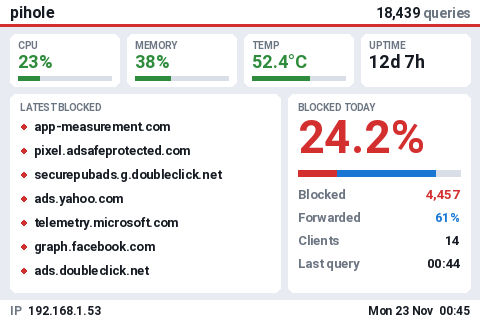

The Python source for this figure:
#!/usr/bin/env python3
"""Pi-hole LCD (480x320): the modern panel layout in a light theme, for bright rooms."""
import time, sqlite3, socket, psutil
from PIL import Image, ImageDraw, ImageFont
from datetime import datetime, timedelta
from collections import deque

# --- CONFIG ---
FB_DEV = "/dev/fb1"
WIDTH, HEIGHT = 480, 320
DB_PATH = "/etc/pihole/pihole-FTL.db"
UPDATE_INTERVAL = 4

HEADER_H = 26
FOOTER_H = 20

# bars: same offset from column start and same width everywhere
BAR_DX, BAR_W, BAR_H = 90, 100, 8

# --- FONTS ---
FONT_PATH = "/usr/share/fonts/truetype/roboto/Roboto-Bold.ttf"
font       = ImageFont.truetype(FONT_PATH, 14)
font_small = ImageFont.truetype(FONT_PATH, 12)
font_label = ImageFont.truetype(FONT_PATH, 10)
font_list  = ImageFont.truetype(FONT_PATH, 13)
font_value = ImageFont.truetype(FONT_PATH, 18)
font_title = ImageFont.truetype(FONT_PATH, 16)
font_big   = ImageFont.truetype(FONT_PATH, 46)

# --- HISTORY BUFFER (sparkline) ---
history = deque(maxlen=60)

# --- HELPERS ---
def text(draw,x,y,s,c,f=font): draw.text((x,y),s,fill=c,font=f)

def text_right(draw,x,y,s,c,f):
    w = draw.textbbox((0,0),s,font=f)[2]
    draw.text((x-w,y),s,fill=c,font=f)

def bar(draw,x,y,pct,w,h,color):
    fill=int(w*pct/100)
    draw.rectangle((x,y,x+fill,y+h),fill=color)
    draw.rectangle((x,y,x+w,y+h),outline=color)

def ellipsize(s,n=26): return s if len(s)<=n else s[:n-1]+"…"

# --- SYSTEM ---
def get_ip():
    try:
        s=socket.socket(socket.AF_INET,socket.SOCK_DGRAM)
        s.connect(("8.8.8.8",80))
        ip=s.getsockname()[0]; s.close(); return ip
    except: return "N/A"

def get_hostname(): return socket.gethostname()

def get_temp():
    try:
        return int(open("/sys/class/thermal/thermal_zone0/temp").read())/1000
    except: return 0

def get_cpu(): return psutil.cpu_percent()

def get_mem(): return psutil.virtual_memory().percent

def get_uptime():
    try:
        t=int(float(open("/proc/uptime").read().split()[0]))
        td=timedelta(seconds=t)
        return f"{td.days}d {td.seconds//3600}h {(td.seconds//60)%60}m"
    except: return "N/A"

# --- PIHOLE ---
def get_stats():
    try:
        conn=sqlite3.connect(DB_PATH); c=conn.cursor()

        c.execute("""
        SELECT COUNT(*),
               SUM(CASE WHEN status=1 THEN 1 ELSE 0 END),
               SUM(CASE WHEN type=1 THEN 1 ELSE 0 END),
               MAX(timestamp)
        FROM queries
        WHERE timestamp >= strftime('%s','now','start of day');
        """)
        total,blocked,forwarded,last=c.fetchone()

        c.execute("SELECT COUNT(DISTINCT client) FROM queries WHERE timestamp >= strftime('%s','now','start of day');")
        clients=c.fetchone()[0]

        # Last 7 blocked queries
        c.execute("""
        SELECT DISTINCT domain FROM queries
        WHERE status=1
        ORDER BY timestamp DESC
        LIMIT 7;
        """)
        last_blocked = [row[0] for row in c.fetchall()]

        conn.close()

        return {
            "total":total or 0,
            "blocked":blocked or 0,
            "forwarded":forwarded or 0,
            "blocked_pct":(blocked/total*100) if total else 0,
            "forwarded_pct":(forwarded/total*100) if total else 0,
            "clients":clients,
            "last":datetime.fromtimestamp(last).strftime("%H:%M") if last else "N/A",
            "last_blocked":last_blocked
        }
    except Exception as e:
        print(e); return None

# --- SPARKLINE ---
def draw_sparkline(draw,x,y,w,h,color):
    if len(history)<2: return
    maxv=max(history) or 1
    step=w/(len(history)-1)

    for i in range(len(history)-1):
        x1=int(x+i*step)
        x2=int(x+(i+1)*step)
        y1=int(y+h-(history[i]/maxv)*h)
        y2=int(y+h-(history[i+1]/maxv)*h)
        draw.line((x1,y1,x2,y2),fill=color)

# --- DRAW ---
# Palette (light theme, one accent per meaning)
BG     = (232, 236, 242)
PANEL  = (255, 255, 255)
TRACK  = (218, 223, 231)
FG     = (22, 26, 34)
DIM    = (108, 117, 130)
RED    = (211, 47, 47)
BLUE   = (25, 118, 210)
GREEN  = (46, 140, 60)
AMBER  = (230, 120, 0)
WHITE  = (255, 255, 255)

M = 10  # outer margin

def text_w(draw, s, f):
    return draw.textbbox((0, 0), s, font=f)[2]

def fit(draw, s, f, maxw):
    """Trim s with an ellipsis so it fits maxw pixels."""
    if text_w(draw, s, f) <= maxw: return s
    while s and text_w(draw, s + "…", f) > maxw: s = s[:-1]
    return s + "…"

def panel(draw, box, fill=PANEL, r=6):
    # rounded_rectangle needs Pillow >= 8.2; fall back to square corners
    if hasattr(draw, "rounded_rectangle"):
        draw.rounded_rectangle(box, radius=r, fill=fill)
    else:
        draw.rectangle(box, fill=fill)

def level(pct, warn, crit):
    return RED if pct >= crit else AMBER if pct >= warn else GREEN

def meter(draw, x, y, w, pct, color, h=4):
    pct = max(0, min(100, pct))
    draw.rectangle((x, y, x + w, y + h), fill=TRACK)
    if pct > 0:
        draw.rectangle((x, y, x + int(w * pct / 100), y + h), fill=color)

def tile(draw, x, y, w, h, label, value, pct=None, color=FG):
    panel(draw, (x, y, x + w, y + h))
    text(draw, x + 8, y + 5, label, DIM, font_label)
    text(draw, x + 8, y + 17, fit(draw, value, font_value, w - 16),
         color if pct is not None else FG, font_value)
    if pct is not None:
        meter(draw, x + 8, y + h - 10, w - 16, pct, color)

def get_uptime_short():
    """'12d 7h' when up for days, otherwise '7h 43m' (fits the tile)."""
    try:
        t = int(float(open("/proc/uptime").read().split()[0]))
        d, h, m = t // 86400, (t // 3600) % 24, (t // 60) % 60
        return f"{d}d {h}h" if d else f"{h}h {m}m"
    except: return "N/A"

def draw_screen(stats):
    cpu = get_cpu()
    temp = get_temp()
    mem = get_mem()
    ALERT = cpu > 80 or temp > 70

    img = Image.new("RGB", (WIDTH, HEIGHT), BG)
    draw = ImageDraw.Draw(img)

    # HEADER: hostname left, today's queries right; turns red on alert
    hdr = RED if ALERT else PANEL
    draw.rectangle((0, 0, WIDTH, HEADER_H), fill=hdr)
    if not ALERT:
        draw.rectangle((0, HEADER_H - 2, WIDTH, HEADER_H), fill=RED)
    text(draw, M, 3, get_hostname(), WHITE if ALERT else FG, font_title)
    if stats:
        n = f"{stats['total']:,}"
        unit = " queries"
        uw = text_w(draw, unit, font)
        text_right(draw, WIDTH - M, 5, unit, WHITE if ALERT else DIM, font)
        text_right(draw, WIDTH - M - uw, 5, n, WHITE if ALERT else FG, font)
    else:
        text_right(draw, WIDTH - M, 5, "-- queries", DIM, font)

    # SYSTEM TILES
    ty, th, gap = HEADER_H + 8, 52, 8
    tw = (WIDTH - 2 * M - 3 * gap) // 4
    xs = [M + i * (tw + gap) for i in range(4)]
    tile(draw, xs[0], ty, tw, th, "CPU", f"{cpu:.0f}%", cpu, level(cpu, 60, 80))
    tile(draw, xs[1], ty, tw, th, "MEMORY", f"{mem:.0f}%", mem, level(mem, 70, 90))
    tile(draw, xs[2], ty, tw, th, "TEMP", f"{temp:.1f}°C",
         temp / 85 * 100, level(temp, 60, 70))
    tile(draw, xs[3], ty, tw, th, "UPTIME", get_uptime_short())

    top = ty + th + 8
    bottom = HEIGHT - FOOTER_H - 8

    if stats:
        history.append(stats["total"])

        # LEFT: latest blocked domains
        lw = 270
        panel(draw, (M, top, M + lw, bottom))
        text(draw, M + 10, top + 7, "LATEST BLOCKED", DIM, font_label)
        y = top + 24
        for d in stats["last_blocked"][:7]:
            draw.ellipse((M + 11, y + 6, M + 16, y + 11), fill=RED)
            text(draw, M + 24, y, fit(draw, d, font_list, lw - 34), FG, font_list)
            y += 24

        # RIGHT: blocked share + key numbers
        rx0 = M + lw + gap
        rx1 = WIDTH - M
        rw = rx1 - rx0
        panel(draw, (rx0, top, rx1, bottom))
        text(draw, rx0 + 10, top + 7, "BLOCKED TODAY", DIM, font_label)
        pct = f"{stats['blocked_pct']:.1f}%"
        text(draw, rx0 + 10, top + 16, pct, RED, font_big)

        # stacked share bar: blocked / forwarded / other (cached etc.)
        bx, by, bw, bh = rx0 + 10, top + 76, rw - 20, 6
        draw.rectangle((bx, by, bx + bw, by + bh), fill=TRACK)
        b = int(bw * stats["blocked_pct"] / 100)
        f = int(bw * stats["forwarded_pct"] / 100)
        if b: draw.rectangle((bx, by, bx + b, by + bh), fill=RED)
        if f: draw.rectangle((bx + b, by, min(bx + b + f, bx + bw), by + bh), fill=BLUE)

        rows = [
            ("Blocked",    f"{stats['blocked']:,}",           RED),
            ("Forwarded",  f"{stats['forwarded_pct']:.0f}%",  BLUE),
            ("Clients",    f"{stats['clients']}",             FG),
            ("Last query", stats["last"],                     FG),
        ]
        y = by + 16
        for label, val, c in rows:
            text(draw, rx0 + 10, y, label, DIM, font_list)
            text_right(draw, rx1 - 10, y, val, c, font_list)
            y += 23
    else:
        panel(draw, (M, top, WIDTH - M, bottom))
        msg = "Pi-hole database unavailable"
        text(draw, (WIDTH - text_w(draw, msg, font)) // 2,
             (top + bottom) // 2 - 8, msg, DIM, font)

    # FOOTER: IP left, date/time right
    fy = HEIGHT - FOOTER_H
    draw.rectangle((0, fy, WIDTH, HEIGHT), fill=PANEL)
    text(draw, M, fy + 3, "IP", DIM, font_small)
    text(draw, M + 18, fy + 3, get_ip(), FG, font_small)
    text_right(draw, WIDTH - M, fy + 3,
               datetime.now().strftime("%a %d %b  %H:%M"), FG, font_small)

    return img

# --- FB ---
def write_fb(img):
    img=img.convert("RGB")
    with open(FB_DEV,"wb") as f:
        for y in range(HEIGHT):
            for x in range(WIDTH):
                r,g,b=img.getpixel((x,y))
                rgb565=((r&0xF8)<<8)|((g&0xFC)<<3)|(b>>3)
                f.write(rgb565.to_bytes(2,"little"))

# --- LOOP ---
if __name__=="__main__":
    while True:
        write_fb(draw_screen(get_stats()))
        time.sleep(UPDATE_INTERVAL)
